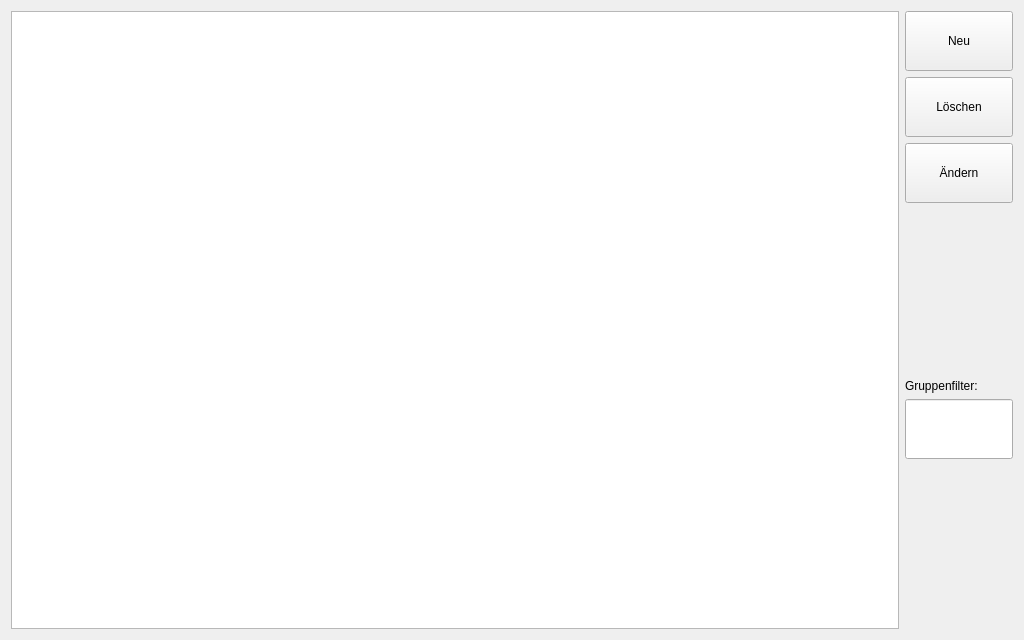
<?xml version="1.0" encoding="UTF-8"?>
<ui version="4.0">
 <author>Copyright 2016 Christian Kvasny</author>
 <class>GroupsWidget</class>
 <widget class="QWidget" name="GroupsWidget">
  <property name="geometry">
   <rect>
    <x>0</x>
    <y>0</y>
    <width>1024</width>
    <height>640</height>
   </rect>
  </property>
  <property name="windowTitle">
   <string>Gruppen</string>
  </property>
  <layout class="QHBoxLayout" name="horizontalLayout">
   <item>
    <widget class="QTableView" name="tableView">
     <property name="alternatingRowColors">
      <bool>true</bool>
     </property>
     <property name="selectionMode">
      <enum>QAbstractItemView::SingleSelection</enum>
     </property>
     <property name="selectionBehavior">
      <enum>QAbstractItemView::SelectRows</enum>
     </property>
    </widget>
   </item>
   <item>
    <layout class="QVBoxLayout" name="verticalLayout">
     <item>
      <widget class="QPushButton" name="plus">
       <property name="sizePolicy">
        <sizepolicy hsizetype="Preferred" vsizetype="Fixed">
         <horstretch>0</horstretch>
         <verstretch>0</verstretch>
        </sizepolicy>
       </property>
       <property name="minimumSize">
        <size>
         <width>0</width>
         <height>60</height>
        </size>
       </property>
       <property name="text">
        <string>Neu</string>
       </property>
       <property name="icon">
        <iconset resource="../../qrk.qrc">
         <normaloff>:src/icons/new.png</normaloff>:src/icons/new.png</iconset>
       </property>
       <property name="iconSize">
        <size>
         <width>32</width>
         <height>32</height>
        </size>
       </property>
      </widget>
     </item>
     <item>
      <widget class="QPushButton" name="minus">
       <property name="sizePolicy">
        <sizepolicy hsizetype="Preferred" vsizetype="Fixed">
         <horstretch>0</horstretch>
         <verstretch>0</verstretch>
        </sizepolicy>
       </property>
       <property name="minimumSize">
        <size>
         <width>0</width>
         <height>60</height>
        </size>
       </property>
       <property name="text">
        <string>Löschen</string>
       </property>
       <property name="icon">
        <iconset resource="../../qrk.qrc">
         <normaloff>:src/icons/eraser.png</normaloff>:src/icons/eraser.png</iconset>
       </property>
       <property name="iconSize">
        <size>
         <width>32</width>
         <height>32</height>
        </size>
       </property>
      </widget>
     </item>
     <item>
      <widget class="QPushButton" name="edit">
       <property name="sizePolicy">
        <sizepolicy hsizetype="Preferred" vsizetype="Fixed">
         <horstretch>0</horstretch>
         <verstretch>0</verstretch>
        </sizepolicy>
       </property>
       <property name="minimumSize">
        <size>
         <width>0</width>
         <height>60</height>
        </size>
       </property>
       <property name="text">
        <string>Ändern</string>
       </property>
       <property name="icon">
        <iconset resource="../../qrk.qrc">
         <normaloff>:src/icons/edit.png</normaloff>:src/icons/edit.png</iconset>
       </property>
       <property name="iconSize">
        <size>
         <width>32</width>
         <height>32</height>
        </size>
       </property>
      </widget>
     </item>
     <item>
      <spacer name="verticalSpacer">
       <property name="orientation">
        <enum>Qt::Vertical</enum>
       </property>
       <property name="sizeHint" stdset="0">
        <size>
         <width>20</width>
         <height>40</height>
        </size>
       </property>
      </spacer>
     </item>
     <item>
      <widget class="QLabel" name="label">
       <property name="text">
        <string>Gruppenfilter:</string>
       </property>
      </widget>
     </item>
     <item>
      <widget class="QLineEdit" name="groupFilter">
       <property name="enabled">
        <bool>true</bool>
       </property>
       <property name="sizePolicy">
        <sizepolicy hsizetype="Preferred" vsizetype="Fixed">
         <horstretch>0</horstretch>
         <verstretch>0</verstretch>
        </sizepolicy>
       </property>
       <property name="minimumSize">
        <size>
         <width>0</width>
         <height>60</height>
        </size>
       </property>
      </widget>
     </item>
     <item>
      <spacer name="verticalSpacer_2">
       <property name="orientation">
        <enum>Qt::Vertical</enum>
       </property>
       <property name="sizeHint" stdset="0">
        <size>
         <width>20</width>
         <height>40</height>
        </size>
       </property>
      </spacer>
     </item>
    </layout>
   </item>
  </layout>
 </widget>
 <resources>
  <include location="../../qrk.qrc"/>
  <include location="../../qrk.qrc"/>
 </resources>
 <connections/>
</ui>
